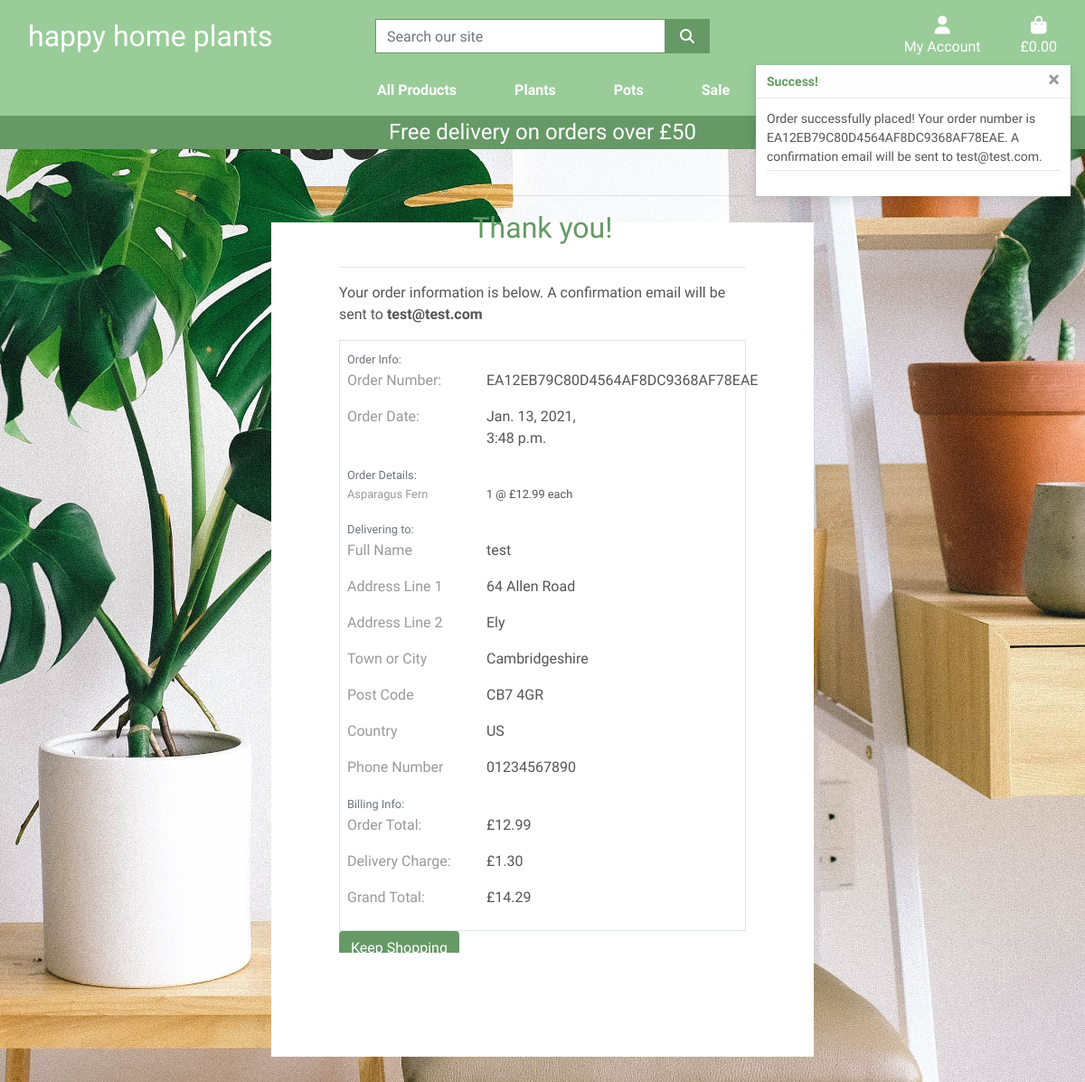
/checkout/checkout_success/EA12EB79C80D4564AF8DC9368AF78EAE, run on the app's committed database.
### checkout/models.py (models this page shows, shortened)
class Order(models.Model):
    order_number = models.CharField(max_length=32, null=False, editable=False)
    full_name = models.CharField(max_length=50, null=False, blank=False)
    email = models.EmailField(max_length=254, null=False, blank=False)
    phone_number = models.CharField(max_length=20, null=False, blank=False)
    country = models.CharField(max_length=40, null=False, blank=False)
    postcode = models.CharField(max_length=20, null=True, blank=True)
    town_or_city = models.CharField(max_length=40, null=False, blank=False)
    street_address1 = models.CharField(max_length=50, null=False, blank=False)
    street_address2 = models.CharField(max_length=50, null=True, blank=True)
    county = models.CharField(max_length=80, null=True, blank=True)
    date = models.DateTimeField(auto_now_add=True)
    delivery_cost = models.DecimalField(max_digits=6, decimal_places=2, null=False, default=0)
    order_total = models.DecimalField(max_digits=10, decimal_places=2, null=False, default=0)
    grand_total = models.DecimalField(max_digits=10, decimal_places=2, null=False, default=0)
    original_basket = models.TextField(null=False, blank=False, default='')
    stripe_pid = models.CharField(max_length=254, null=False, blank=False, default='')

class OrderLineItem(models.Model):
    order = models.ForeignKey(Order, null=False, blank=False, on_delete=models.CASCADE, related_name='lineitems')
    product = models.ForeignKey(Product, null=False, blank=False, on_delete=models.CASCADE)
    quantity = models.IntegerField(null=False, blank=False, default=0)
    lineitem_total = models.DecimalField(max_digits=6, decimal_places=2, null=False, blank=False, editable=False)

### products/models.py (models this page shows, shortened)
class Product(models.Model):
    category = models.ForeignKey(
        'Category', null=True, blank=True, on_delete=models.SET_NULL)
    name = models.CharField(max_length=254)
    friendly_name = models.CharField(max_length=254, null=True, blank=True)
    alternate_name = models.CharField(max_length=254, blank=True)
    price = models.DecimalField(max_digits=6, decimal_places=2)
    description = models.TextField()
    image = models.ImageField(null=True, blank=True)
    image_url = models.URLField(max_length=1024, null=True, blank=True)
    height = models.CharField(max_length=4, null=True, blank=True)

### checkout/views.py (the view)
# urls.py: path('checkout_success/<order_number>', views.checkout_success, name='checkout_success'),
def checkout_success(request, order_number):
    save_info = request.session.get('save_info')
    order = get_object_or_404(Order, order_number=order_number)
    messages.success(request, f'Order successfully placed! \
        Your order number is {order_number}. A confirmation \
            email will be sent to {order.email}.')
    if 'basket' in request.session:
        del request.session['basket']
    template = 'checkout/checkout_success.html'
    context = {
        'order': order,
    }
    return render(request, template, context)

### basket/contexts.py (called while the page is built, shortened)
def basket_contents(request):
    basket_items = []
    total = 0
    product_count = 0
    basket = request.session.get('basket', {})
    if total < settings.FREE_DELIVERY_THRESHOLD:
        delivery = total * Decimal(settings.STANDARD_DELIVERY_PERCENTAGE / 100)
        free_delivery_delta = settings.FREE_DELIVERY_THRESHOLD - total
    else:
        delivery = 0
        free_delivery_delta = 0
    grand_total = delivery + total
    context = {
        'basket_items': basket_items,
        'total': total,
        'product_count': product_count,
        'delivery': delivery,
        'free_delivery_delta': free_delivery_delta,
        'free_delivery_threshold': settings.FREE_DELIVERY_THRESHOLD,
        'grand_total': grand_total,
    }
    return context

### checkout/templates/checkout/checkout_success.html (shortened to what this page needs)
{% extends "base.html" %}
{% load static %}
{% block extra_css %}
    <link rel="stylesheet" href="{% static 'checkout/css/checkout.css' %}">
{% endblock %}
{% block page_header %}
    <div class="container header-container">
    </div>
{% endblock %}
{% block content %}
    <div class="basket-overlay w-50"></div>
    <div class="container checkout-container">
        <div class="row">
            <div class="col-6 offset-3">
                <hr>
                <h2 class="text-darkgreen mb-4 text-center">Thank you!</h2>
                <hr>
                <p>Your order information is below. A confirmation email will be sent to <strong>{{ order.email }}</strong></p>
            </div>
        </div>
        <div class="row">
            <div class="col-6 offset-3">
                <div class="order-confirmation-wrapper p-2 border">
                    <div class="row">
                        <div class="col">
                            <small class="text-muted">Order Info:</small>
                        </div>
                    </div>
                    <div class="row">
                        <div class="col-12 col-md-4">
                            <p class="text-grey">Order Number:</p>
                        </div>
                        <div class="col-12 col-md-4">
                            <p>{{ order.order_number }}</p>
                        </div>
                    </div>
                    <div class="row">
                        <div class="col-12 col-md-4">
                            <p class="text-grey">Order Date:</p>
                        </div>
                        <div class="col-12 col-md-4">
                            <p>{{ order.date }}</p>
                        </div>
                    </div>
                    <div class="row">
                        <div class="col">
                            <small class="text-muted">Order Details:</small>
                        </div>
                    </div>
                    {% for item in order.lineitems.all %}
                    <div class="row">
                        <div class="col-12 col-md-4">
                            <p class="small text-grey">
                                {{ item.product.friendly_name }}</p>
                        </div>
                        <div class="col-12 col-md-4">
                            <p class="small">
                                {{ item.quantity }} @ £{{ item.product.price }} each
                            </p>
                        </div>
                    </div>
                    {% endfor %}
                    <div class="row">
                        <div class="col">
                            <small class="text-muted">Delivering to:</small>
                        </div>
                    </div>
                    <div class="row">
                        <div class="col-12 col-md-4">
                            <p class="text-grey">Full Name</p>
                        </div>
                        <div class="col-12 col-md-4">
                            <p>{{ order.full_name }}</p>
                        </div>
                    </div>
                    <div class="row">
                        <div class="col-12 col-md-4">
                            <p class="text-grey">Address Line 1</p>
                        </div>
                        <div class="col-12 col-md-4">
                            <p>{{ order.street_address1 }}</p>
                        </div>
                    </div>
                    {% if order.street_address2 %}
                    <div class="row">
                        <div class="col-12 col-md-4">
                            <p class="text-grey">Address Line 2</p>
                        </div>
                        <div class="col-12 col-md-4">
                            <p>{{ order.street_address2 }}</p>
                        </div>
                    </div>
                    {% endif %}
                    <div class="row">
                        <div class="col-12 col-md-4">
                            <p class="text-grey">Town or City</p>
                        </div>
                        <div class="col-12 col-md-4">
                            <p>{{ order.town_or_city }}</p>
                        </div>
                    </div>
                    {%if order.postcode %}
                    <div class="row">
                        <div class="col-12 col-md-4">
                            <p class="text-grey">Post Code</p>
                        </div>
                        <div class="col-12 col-md-4">
                            <p>{{ order.postcode }}</p>
                        </div>
                    </div>
                    {% endif %}
                    <div class="row">
                        <div class="col-12 col-md-4">
                            <p class="text-grey">Country</p>
                        </div>
                        <div class="col-12 col-md-4">
                            <p>{{ order.country }}</p>
                        </div>
                    </div>
                    <div class="row">
                        <div class="col-12 col-md-4">
                            <p class="text-grey">Phone Number</p>
                        </div>
                        <div class="col-12 col-md-4">
                            <p>{{ order.phone_number }}</p>
                        </div>
                    </div>
                    <div class="row">
                        <div class="col">
                            <small class="text-muted">Billing Info:</small>
                        </div>
                    </div>
                    <div class="row">
                        <div class="col-12 col-md-4">
                            <p class="text-grey">Order Total:</p>
                        </div>
                        <div class="col-12 col-md-4">
                            <p>£{{ order.order_total }}</p>
                        </div>
                    </div>
                    <div class="row">
                        <div class="col-12 col-md-4">
                            <p class="text-grey">Delivery Charge:</p>
                        </div>
                        <div class="col-12 col-md-4">
                            <p>£{{ order.delivery_cost }}</p>
                        </div>
                    </div>
                    <div class="row">
                        <div class="col-12 col-md-4">
                            <p class="text-grey">Grand Total:</p>
                        </div>
                        <div class="col-12 col-md-4">
                            <p>£{{ order.grand_total }}</p>
                        </div>
                    </div>
                </div>
            </div>
        </div>
       <div class="row">
           <div class="col-6 offset-3">
               <a href="{% url 'products' %}" class="btn btn-green">
                    <span>Keep Shopping</span>
               </a>
           </div>
       </div>
    </div>
{% endblock %}

### static/css/base.css (style rules this page uses)
html { height: 100%; }
body { background: url('/media/background-image-happy-home-plants.jpeg') no-repeat center center fixed; background-size: cover; height: calc(100vh - 164px); color: #555; font-family: 'Didact Gothic', sans-serif; }
.text-darkgreen { color: #669966; }
.text-grey { color: #999; }
.btn-green { background: #669966; color: white; }
.basket-overlay { height: 75%; width: 50%; top: 20%; left: 25%; margin-bottom: 10%; position: fixed; background: white; z-index: -1; }
.checkout-container { margin-top: 3%; margin-bottom: 10%; overflow-x: scroll; max-height: 80%; }
@media (min-width: 1200px) { .container { max-width: 80%; } }
@media (min-width: 992px) { .header-container { padding-top: 164px; } }

### data on the page
Order: email "test@test.com", order_number "EA12EB79C80D4564AF8DC9368AF78EAE", date "Jan. 13, 2021, 3:48 p.m.", full_name "test", street_address1 "64 Allen Road", street_address2 "Ely", town_or_city "Cambridgeshire", postcode "CB7 4GR", country "US", phone_number "01234567890", order_total "12.99", delivery_cost "1.30", grand_total "14.29"
OrderLineItem: product.friendly_name "Asparagus Fern", quantity "1", product.price "12.99"

### other printed values
{{ free_delivery_threshold }} "50"
{{ message }} "Order successfully placed! Your order number is EA12EB79C80D4564AF8DC9368AF78EAE. A confirmation email will be sent to test@test.com."
